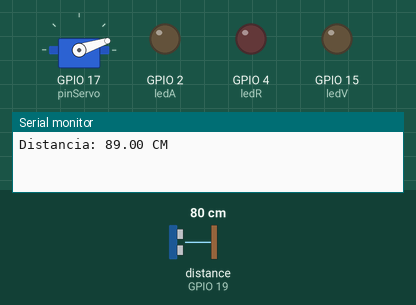
The sketch below on a simulated ESP32. Parts: servo, output pins drawn as LEDs (lit = HIGH), the last lines printed to the serial monitor. Wiring (inferred from the names in the program): ultrasonic range finder: trigger GPIO 18; echo GPIO 19. The inputs (shaded band) are chosen by the test bench; at power-on: distance to the obstacle (sensor on GPIO 19) 80 cm. The echo pulse lasts 58.3 µs per cm; pins used as bus, display or sensor lines are not drawn.

Above: at 3.95 s.
5.0 s: distance to the obstacle (sensor on GPIO 19) set to 10 cm
14.5 s: distance to the obstacle (sensor on GPIO 19) set to 7 cm
At 17.14 s:
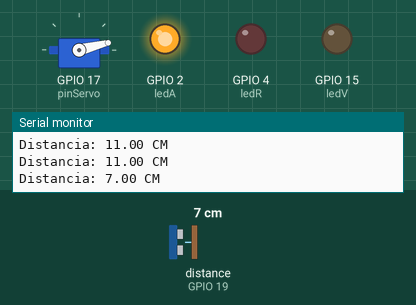
19.6 s: distance to the obstacle (sensor on GPIO 19) set to 2 cm
At 21.26 s:
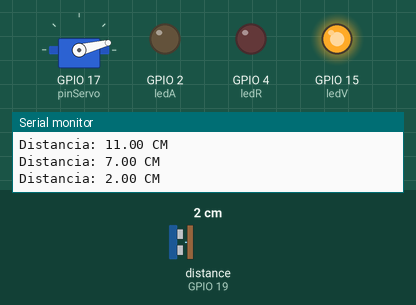
24.7 s: distance to the obstacle (sensor on GPIO 19) set to 6 cm
At 29.2 s:
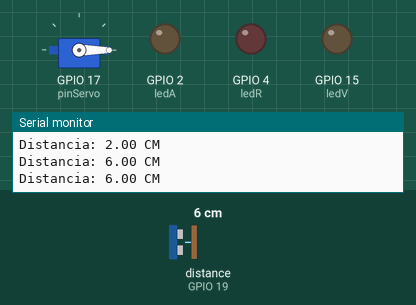
29.8 s: distance to the obstacle (sensor on GPIO 19) set to 4 cm
At 33.93 s:
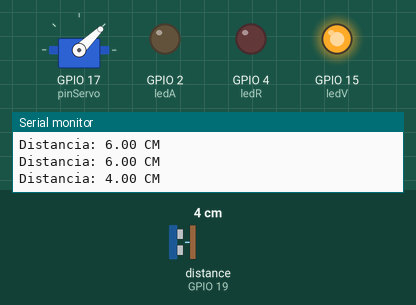
39.3 s: distance to the obstacle (sensor on GPIO 19) set to 9 cm
At 42.48 s:
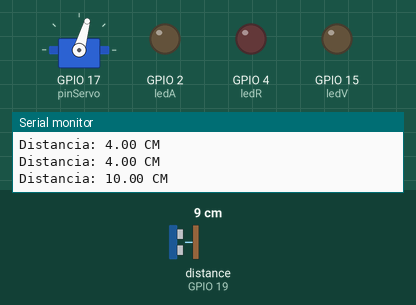
Timing chart, 0 to 45.4 s (numbered marks = the images above; inputs shaded):
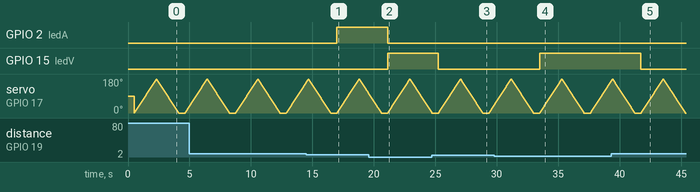

The sketch:

sketch_may4a.ino
```cpp
#include <ESP32Servo.h>
Servo miServo;

long tiempo;
float distancia;

const int echo = 19;
const int trig = 18;

int ledV = 15;
int ledA = 2;
int ledR = 4;
const int pinServo = 17;

void setup() {
  // put your setup code here, to run once:

  pinMode(ledV, OUTPUT);
  pinMode(ledA, OUTPUT);
  pinMode(ledR, OUTPUT);
  pinMode(trig, OUTPUT);
  pinMode(echo, INPUT);
  miServo.attach(pinServo);

}

void loop() {
  // put your main code here, to run repeatedly:

  digitalWrite(trig, LOW);
  delayMicroseconds(1);
  digitalWrite(trig, HIGH);
  delayMicroseconds(10);
  digitalWrite(trig, LOW);
  tiempo = pulseIn(echo, HIGH);
  distancia = tiempo / 52;
  Serial.print("Distancia: ");
  Serial.print(distancia);
  Serial.println(" CM");
  delay(500);

  digitalWrite(ledV, LOW);
  digitalWrite(ledA, LOW);
  digitalWrite(ledR, LOW);

  for(int i = 0; i <= 180; i++){
    miServo.write(i);
    actualizarLeds(i);
    delay(10);
  }

  for(int i = 180; i >= 0; i--){
    miServo.write(i);
    actualizarLeds(i);
    delay(10);
  }

}

void actualizarLeds(int angulo) {

  if(distancia > 1 && distancia < 5){
      digitalWrite(ledV, HIGH);
      digitalWrite(ledA, LOW);
      digitalWrite(ledR, LOW);

  }

  else if(distancia > 6 && distancia < 10){
      digitalWrite(ledV, LOW);
      digitalWrite(ledA, HIGH);
      digitalWrite(ledR, LOW);

  }

  else if (distancia > 11 && distancia < 20){
      digitalWrite(ledV, LOW);
      digitalWrite(ledA, LOW);
      digitalWrite(ledR, HIGH);

  }

}
```

Measured:
- the behaviour switches between 9 and 8 cm on distance to the obstacle (sensor on GPIO 19) (found by bisection; images 0 and 1)
- the behaviour switches between 4 and 5 cm on distance to the obstacle (sensor on GPIO 19) (found by bisection; images 2 and 3)
- after the input at 14.5 s, GPIO 2 (ledA): LOW → HIGH after 2.5 s
- after the input at 19.6 s, GPIO 2 (ledA): HIGH → LOW after 1.5 s; GPIO 15 (ledV): LOW → HIGH after 1.5 s
- after the input at 24.7 s, GPIO 15 (ledV): HIGH → LOW after 0.54 s
- after the input at 29.8 s, GPIO 15 (ledV): LOW → HIGH after 3.7 s
- after the input at 39.3 s, GPIO 15 (ledV): HIGH → LOW after 2.4 s
